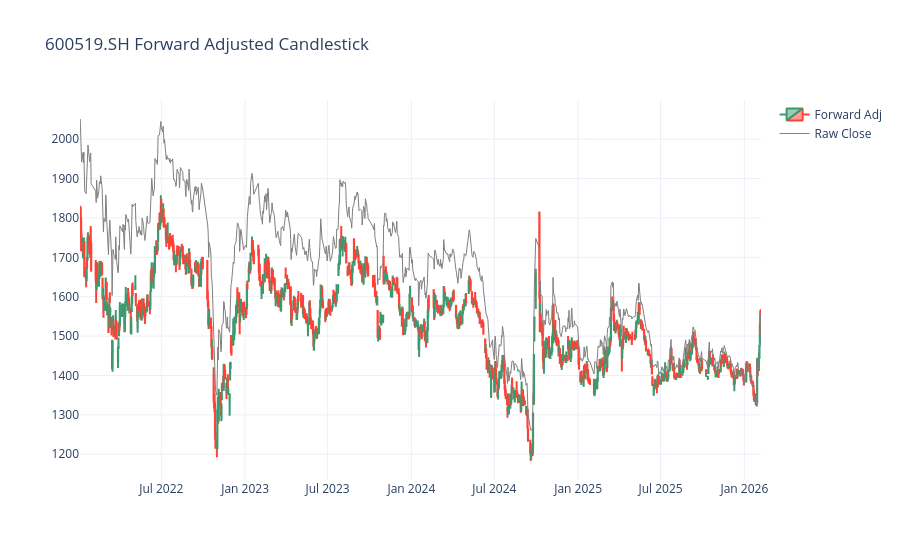
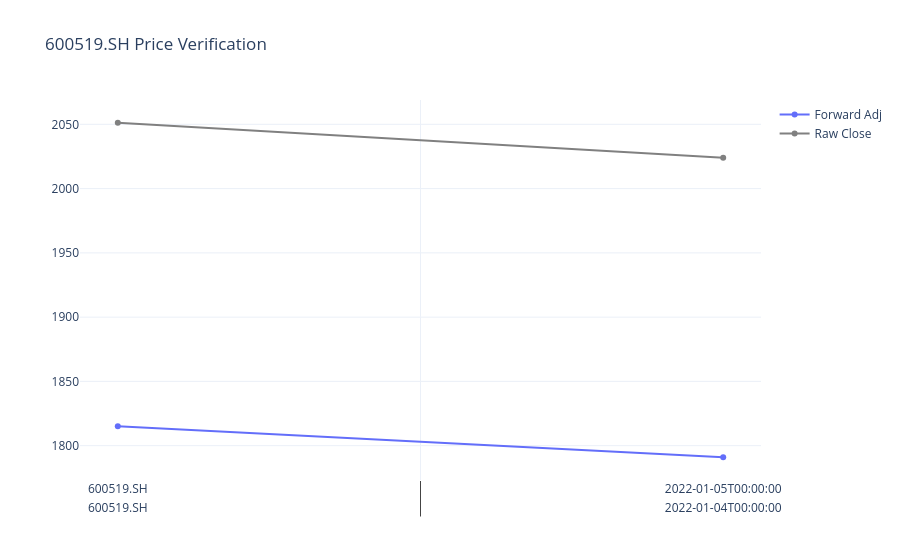

The cell these charts' notebook holds for them, in order:
### Markdown cell above
### 2.3 Verify Data

Let's load a sample stock (e.g., Kweichow Moutai) to verify the data integrity.
**Crucial Step**: We must ensure `adj_factor` (Forward Adjustment Factor) is working to see the real price trend.

> **Note**: Tushare data uses `600519.SH` format. Do not use `SH600519`.

### Code cell
from qlib.data import D
from qsys.data.adapter import QlibAdapter
from qsys.utils.plotting import plot_forward_adjusted_candlestick, plot_price_verification

adapter = QlibAdapter()

instruments = D.instruments('all')
sample_stock = D.list_instruments(instruments=instruments, start_time='2023-01-01', end_time='2023-01-10')
if not sample_stock:
    print("Warning: No instruments found in Qlib!")
    stock_code = '600519.SH'
else:
    stock_code = '600519.SH' if '600519.SH' in sample_stock else list(sample_stock.keys())[0]

print(f"Verifying data for: {stock_code}")

df_sample = adapter.get_features(
    instruments=[stock_code],
    fields=['$open', '$high', '$low', '$close', '$factor', '$volume'],
    start_time='2022-01-01'
)

if df_sample.empty:
    print("Error: No data found for this stock.")
else:
    plot_forward_adjusted_candlestick(df_sample, stock_code)
    plot_price_verification(df_sample, stock_code)
    latest_factor = df_sample['$factor'].iloc[-1]
    if latest_factor == 0:
        latest_factor = 1.0
    adj_close = df_sample['$close'] * (df_sample['$factor'] / latest_factor)
    print("Last raw close:", df_sample['$close'].iloc[-1])
    print("Last adj close:", adj_close.iloc[-1])
    print(f"Data Rows: {len(df_sample)}")
    print(df_sample.head())

### Figure 1 — Plotly figure (JSON) as saved in the notebook; plotly's stock layout.template omitted (floating-point values rounded to 4 significant figures; data arrays with more than 128 entries replaced by an {"elided": "..."} marker saying what was removed)
{"data": [{"close": {"elided": "994 float values"}, "high": {"elided": "994 float values"}, "low": {"elided": "994 float values"}, "name": "Forward Adj", "open": {"elided": "994 float values"}, "type": "candlestick", "x": {"elided": "994 str values"}}, {"line": {"color": "gray", "width": 1}, "name": "Raw Close", "type": "scatter", "x": {"elided": "994 str values"}, "y": {"elided": "994 float values"}}], "layout": {"title": {"text": "600519.SH Forward Adjusted Candlestick"}, "xaxis": {"rangeslider": {"visible": false}}}}

### Figure 2 — Plotly figure (JSON) as saved in the notebook; plotly's stock layout.template omitted (floating-point values rounded to 4 significant figures; data arrays with more than 128 entries replaced by an {"elided": "..."} marker saying what was removed)
{"data": [{"name": "Forward Adj", "type": "scatter", "x": {"elided": "994x2 str values"}, "y": {"elided": "994 float values"}}, {"line": {"color": "gray"}, "name": "Raw Close", "type": "scatter", "x": {"elided": "994x2 str values"}, "y": {"elided": "994 float values"}}], "layout": {"title": {"text": "600519.SH Price Verification"}}}
